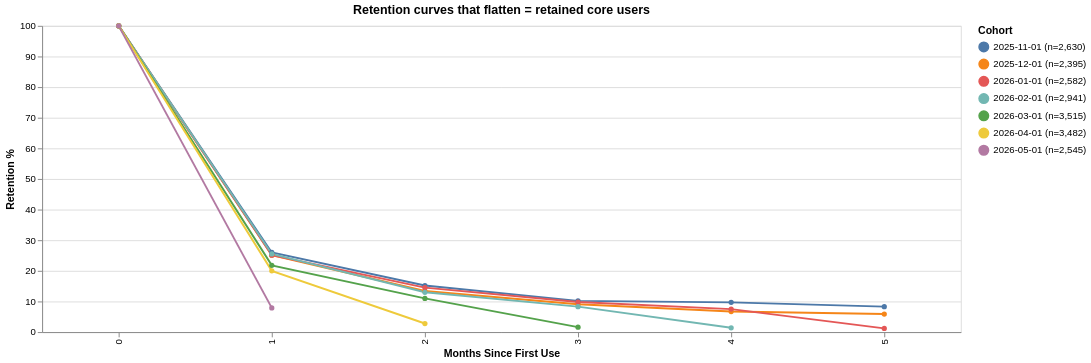

Vega-Lite specification for this chart:
### Vega-Lite specification from a JSON file in a GitHub repository (floating-point values rounded to 4 significant figures)
{"$schema": "https://vega.github.io/schema/vega-lite/v5.20.1.json", "config": {"view": {"continuousHeight": 300, "continuousWidth": 300}}, "data": {"name": "data-11009fa80fdcc3323d7a5e613625aa5e"}, "datasets": {"data-11009fa80fdcc3323d7a5e613625aa5e": [{"cohort_label": "2025-11-01 (n=2,630)", "cohort_size": 2630, "cohort_week": "2025-11-01", "retained_users": 2630, "retention_pct": 100.0, "week_number": 0}, {"cohort_label": "2025-11-01 (n=2,630)", "cohort_size": 2630, "cohort_week": "2025-11-01", "retained_users": 683, "retention_pct": 26.0, "week_number": 1}, {"cohort_label": "2025-11-01 (n=2,630)", "cohort_size": 2630, "cohort_week": "2025-11-01", "retained_users": 400, "retention_pct": 15.2, "week_number": 2}, {"cohort_label": "2025-11-01 (n=2,630)", "cohort_size": 2630, "cohort_week": "2025-11-01", "retained_users": 269, "retention_pct": 10.2, "week_number": 3}, {"cohort_label": "2025-11-01 (n=2,630)", "cohort_size": 2630, "cohort_week": "2025-11-01", "retained_users": 254, "retention_pct": 9.7, "week_number": 4}, {"cohort_label": "2025-11-01 (n=2,630)", "cohort_size": 2630, "cohort_week": "2025-11-01", "retained_users": 217, "retention_pct": 8.3, "week_number": 5}, {"cohort_label": "2025-12-01 (n=2,395)", "cohort_size": 2395, "cohort_week": "2025-12-01", "retained_users": 2395, "retention_pct": 100.0, "week_number": 0}, {"cohort_label": "2025-12-01 (n=2,395)", "cohort_size": 2395, "cohort_week": "2025-12-01", "retained_users": 600, "retention_pct": 25.1, "week_number": 1}, {"cohort_label": "2025-12-01 (n=2,395)", "cohort_size": 2395, "cohort_week": "2025-12-01", "retained_users": 321, "retention_pct": 13.4, "week_number": 2}, {"cohort_label": "2025-12-01 (n=2,395)", "cohort_size": 2395, "cohort_week": "2025-12-01", "retained_users": 218, "retention_pct": 9.1, "week_number": 3}, {"cohort_label": "2025-12-01 (n=2,395)", "cohort_size": 2395, "cohort_week": "2025-12-01", "retained_users": 161, "retention_pct": 6.7, "week_number": 4}, {"cohort_label": "2025-12-01 (n=2,395)", "cohort_size": 2395, "cohort_week": "2025-12-01", "retained_users": 142, "retention_pct": 5.9, "week_number": 5}, {"cohort_label": "2026-01-01 (n=2,582)", "cohort_size": 2582, "cohort_week": "2026-01-01", "retained_users": 2582, "retention_pct": 100.0, "week_number": 0}, {"cohort_label": "2026-01-01 (n=2,582)", "cohort_size": 2582, "cohort_week": "2026-01-01", "retained_users": 648, "retention_pct": 25.1, "week_number": 1}, {"cohort_label": "2026-01-01 (n=2,582)", "cohort_size": 2582, "cohort_week": "2026-01-01", "retained_users": 374, "retention_pct": 14.5, "week_number": 2}, {"cohort_label": "2026-01-01 (n=2,582)", "cohort_size": 2582, "cohort_week": "2026-01-01", "retained_users": 253, "retention_pct": 9.8, "week_number": 3}, {"cohort_label": "2026-01-01 (n=2,582)", "cohort_size": 2582, "cohort_week": "2026-01-01", "retained_users": 193, "retention_pct": 7.5, "week_number": 4}, {"cohort_label": "2026-01-01 (n=2,582)", "cohort_size": 2582, "cohort_week": "2026-01-01", "retained_users": 30, "retention_pct": 1.2, "week_number": 5}, {"cohort_label": "2026-02-01 (n=2,941)", "cohort_size": 2941, "cohort_week": "2026-02-01", "retained_users": 2941, "retention_pct": 100.0, "week_number": 0}, {"cohort_label": "2026-02-01 (n=2,941)", "cohort_size": 2941, "cohort_week": "2026-02-01", "retained_users": 751, "retention_pct": 25.5, "week_number": 1}, {"cohort_label": "2026-02-01 (n=2,941)", "cohort_size": 2941, "cohort_week": "2026-02-01", "retained_users": 382, "retention_pct": 13.0, "week_number": 2}, {"cohort_label": "2026-02-01 (n=2,941)", "cohort_size": 2941, "cohort_week": "2026-02-01", "retained_users": 244, "retention_pct": 8.3, "week_number": 3}, {"cohort_label": "2026-02-01 (n=2,941)", "cohort_size": 2941, "cohort_week": "2026-02-01", "retained_users": 40, "retention_pct": 1.4, "week_number": 4}, {"cohort_label": "2026-03-01 (n=3,515)", "cohort_size": 3515, "cohort_week": "2026-03-01", "retained_users": 3515, "retention_pct": 100.0, "week_number": 0}, {"cohort_label": "2026-03-01 (n=3,515)", "cohort_size": 3515, "cohort_week": "2026-03-01", "retained_users": 765, "retention_pct": 21.8, "week_number": 1}, {"cohort_label": "2026-03-01 (n=3,515)", "cohort_size": 3515, "cohort_week": "2026-03-01", "retained_users": 385, "retention_pct": 11.0, "week_number": 2}, {"cohort_label": "2026-03-01 (n=3,515)", "cohort_size": 3515, "cohort_week": "2026-03-01", "retained_users": 56, "retention_pct": 1.6, "week_number": 3}, {"cohort_label": "2026-04-01 (n=3,482)", "cohort_size": 3482, "cohort_week": "2026-04-01", "retained_users": 3482, "retention_pct": 100.0, "week_number": 0}, {"cohort_label": "2026-04-01 (n=3,482)", "cohort_size": 3482, "cohort_week": "2026-04-01", "retained_users": 696, "retention_pct": 20.0, "week_number": 1}, {"cohort_label": "2026-04-01 (n=3,482)", "cohort_size": 3482, "cohort_week": "2026-04-01", "retained_users": 97, "retention_pct": 2.8, "week_number": 2}, {"cohort_label": "2026-05-01 (n=2,545)", "cohort_size": 2545, "cohort_week": "2026-05-01", "retained_users": 2545, "retention_pct": 100.0, "week_number": 0}, {"cohort_label": "2026-05-01 (n=2,545)", "cohort_size": 2545, "cohort_week": "2026-05-01", "retained_users": 201, "retention_pct": 7.9, "week_number": 1}]}, "encoding": {"color": {"field": "cohort_label", "title": "Cohort", "type": "nominal"}, "tooltip": [{"field": "cohort_label", "title": "Cohort", "type": "nominal"}, {"field": "week_number", "title": "Month", "type": "ordinal"}, {"field": "retention_pct", "format": ".1f", "title": "Retention %", "type": "quantitative"}, {"field": "cohort_size", "title": "Cohort Size", "type": "quantitative"}], "x": {"field": "week_number", "title": "Months Since First Use", "type": "ordinal"}, "y": {"field": "retention_pct", "scale": {"domain": [0, 100]}, "title": "Retention %", "type": "quantitative"}}, "height": 320, "mark": {"point": true, "strokeWidth": 2, "type": "line"}, "title": "Retention curves that flatten = retained core users", "usermeta": {"embedOptions": {}}, "width": 960}
